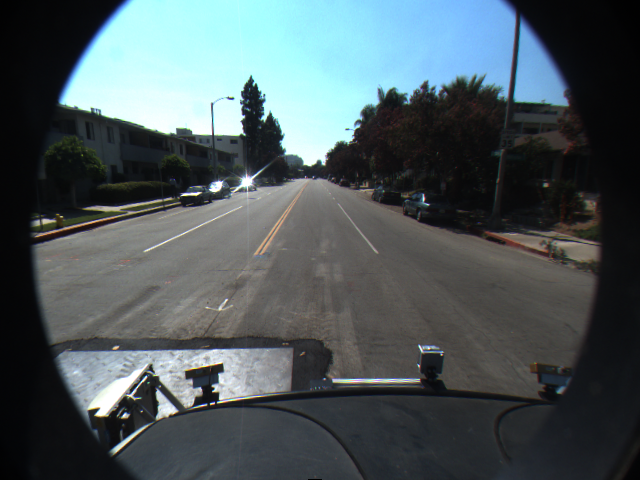
#> input picture images/lane_detection/f00000.png, 640 x 480 px
$ jupyter execute --allow-errors assignment05.ipynb   (shell and % lines are left out)
#> lines starting #> are read from the running program, lines starting #| are printed output that depends on the picture; long printed decimals are rounded
# Assignment 5

Welcome to the assignment for week 5.

## Task 5: Optical Flow

### Task 5.1: Block Matching

* Implement the block matching method as shown in the lecture
* Take two frames from the datasets "lane_detection" or "copter_flight" with variable distances in time (1, 2, x) and compute the vector flow field
* Display a subset of flow vectors on the gray-value version of the first image, by drawing a respective line. adjust the grid density such that not too many vectors overlap (**RESULT**)

[cell 1]
import matplotlib.pyplot as plt
from skimage import io, data, feature, color, filters
import numpy as np
import matplotlib.patches as patches
import cv2

# Chose other images if you like
lane1 = io.imread('images/lane_detection/f00000.png')
#> lane1 is the input picture: shape (480, 640, 3); mean R, G, B 76.8, 88.1, 91.5
lane2 = io.imread('images/lane_detection/f00001.png')
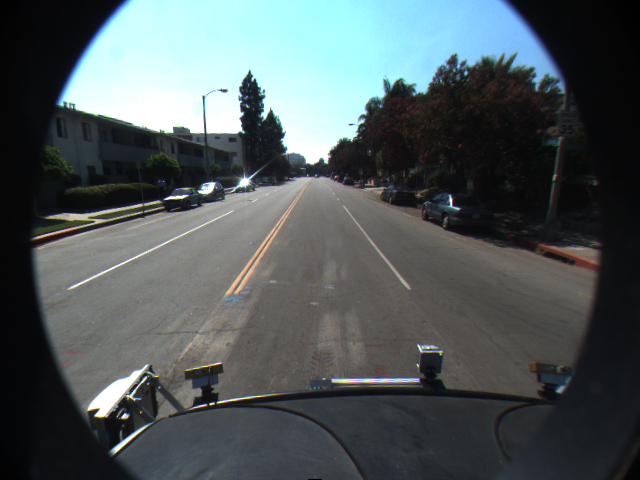
#> input picture images/lane_detection/f00001.png, 640 x 480 px
#> lane2 is the input picture: shape (480, 640, 3); mean R, G, B 79.4, 88.4, 90

#> (the rest of this cell did not finish here and is left out)

[cell 2]
def blockmatching(image1,image2,grid_dansity):
#> called with grid_dansity = 4
    image1 = color.rgb2gray(image1)
    image2 = color.rgb2gray(image2)
    window1 = image1[185:210,163:210]
    window2 = image2[185:210,163:210]
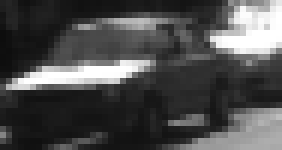
#> window2: shape (25, 47) float64 (shown 6 times larger); min 0.0546, max 1, mean 0.304
    y_block_start, y_block_end = 6, 12
    x_block_start, x_block_end = 17, 40
    block1 = window1[y_block_start:y_block_end, x_block_start:x_block_end]
    h_block, w_block = block1.shape
#> h_block = 6; w_block = 23
    y_image, x_image = window2.shape
#> y_image = 25; x_image = 47

    flow_vector = []

    for v in range (-y_block_start, y_image - y_block_start,grid_dansity):
        for u in range (-x_block_start, x_image - x_block_start,grid_dansity):
            diff = 0
            y_cand, x_cand = y_block_start + v, x_block_start + u
            if y_cand < 0 or x_cand < 0 or y_cand + h_block > y_image or x_cand + w_block > x_image:
                continue
            block_cand = window2[y_cand:(y_cand + h_block), x_cand:(x_cand + w_block)]
            for i in range (h_block):
                for j in range (w_block):
                    diff += (block1[i][j] - block_cand[i][j])
            ssd = np.square(diff)
            flow_vector.append((v,u,ssd))
#> after the loop, flow_vector = 35 items, first 6: (-6, -17, 1909.4), (-6, -13, 1449.5), (-6, -9, 1239.4), (-6, -5, 1139.7), (-6, -1, 876), (-6, 3, 245.2)
    return flow_vector,window1

[cell 3]
flow_vector,window1 = blockmatching(lane1,lane2,4)
min_flow_vector = min(flow_vector, key=lambda x: x[2])
#> min_flow_vector = (2, -9, 0.000523)

print(len(flow_vector))
#| 35
print(min_flow_vector)
#| (2, -9, 0.0005228)

plt.close()
plt.imshow(window1)
for (v,u,ssd) in flow_vector:
    plt.arrow(30,10,u,v,color = 'r', head_width = 2, head_length = 2, linewidth = 1)
#> this loop made 35 passes
#> (v, u, ssd) on passes 1 to 12: (-6, -17, 1909.4), (-6, -13, 1449.5), (-6, -9, 1239.4), (-6, -5, 1139.7), (-6, -1, 876), (-6, 3, 245.2), (-6, 7, 5.36), (-2, -17, 1443.8), (-2, -13, 1002.1), (-2, -9, 782.5), (-2, -5, 687.5), (-2, -1, 381.1)


# plot min arrow on image
# plt.arrow(30,10,min_flow_vector[1],min_flow_vector[0],color = 'r', head_width = 2, head_length = 2, linewidth = 1)
'''
for the origin image
plt.close()
plt.imshow(lane1)
for (v,u,ssd) in flow_vector:
    plt.arrow(194,185,u,v,color = 'r', head_width = 2, head_length = 2, linewidth = 1)
'''

plt.show()
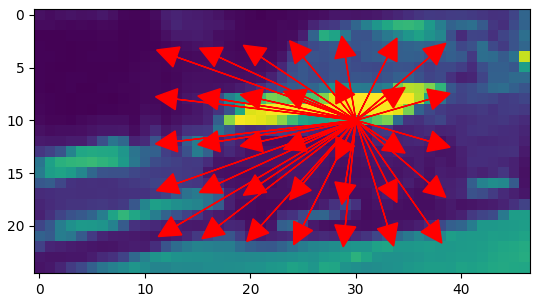
#> figure drawn by matplotlib, 1 panel

### Task 5.2: Harris Corner Detection

* Implement the Harris Corner Detector as discussed in the lecture
* Compute and Plot the Harris Corners for the the two images given at the top of this assignment (**RESULT**)

[cell 4]
def harris_corner (image):
    image_gray = color.rgb2gray(image)
    Ix, Iy = filters.sobel_h(image_gray), filters.sobel_v(image_gray)
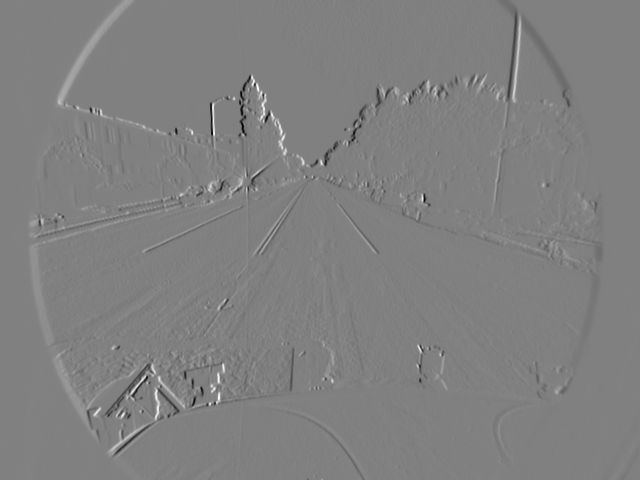
#> Iy: shape (480, 640) float64; min -0.761, max 0.748, mean 6.53e-05; drawn with min black and max white
    Ixx = filters.gaussian(np.square(Ix), sigma = 1)
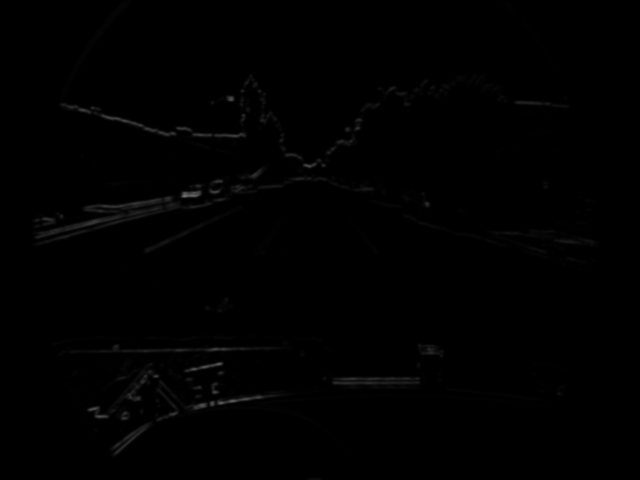
#> Ixx: shape (480, 640) float64; min 7.37e-10, max 0.443, mean 0.00418
    Iyy = filters.gaussian(np.square(Iy), sigma = 1)
    Iyx = filters.gaussian(Ix * Iy, sigma = 1)
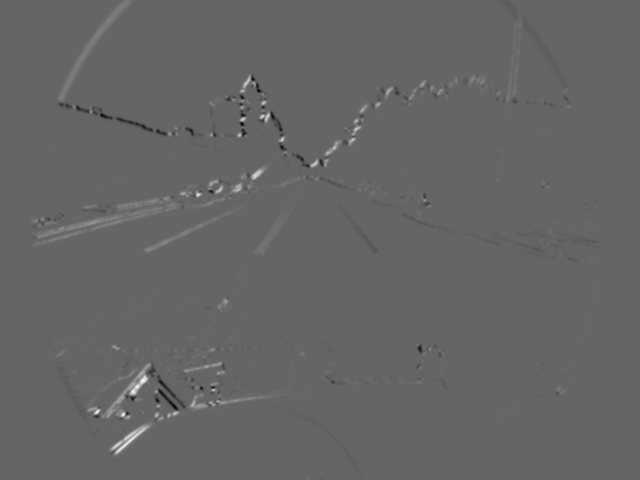
#> Iyx: shape (480, 640) float64; min -0.108, max 0.162, mean 0.000468; drawn with min black and max white

    detA = Ixx*Iyy - np.square(Iyx)
    traceA = Ixx + Iyy
    k = 0.04

    R = detA - k * np.square(traceA)
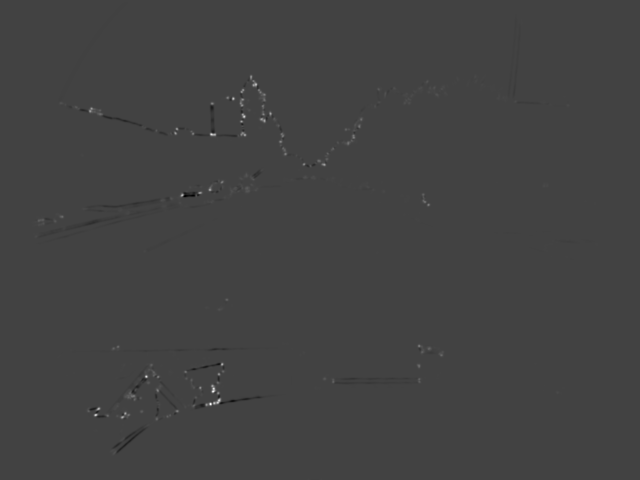
#> R: shape (480, 640) float64; min -0.00647, max 0.0183, mean 5.22e-06; drawn with min black and max white
    threshold = 0.04 * R.max()
#> threshold = 0.000733
    corners = feature.peak_local_max(R, min_distance = 5, threshold_abs = threshold)
#> corners = 104 pairs, first value 76 to 452, second value 38 to 515


    return corners


corners1 = harris_corner(lane1)
#> corners1 has the same summary as corners in harris_corner
print(corners1.shape)
#| (104, 2)
plt.close()
fig, ax = plt.subplots()
ax.imshow(lane1)
ax.plot(corners1[:, 1], corners1[:, 0], 'ro', markersize=3)
plt.show()
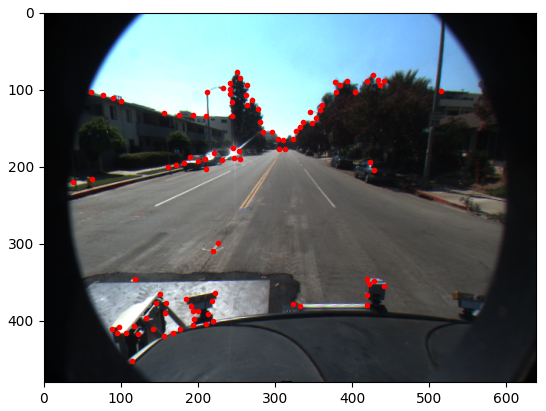
#> figure drawn by matplotlib, 1 panel

#> (a cell that did not finish here is left out)

### Task 5.3: Lucas Kanade

* For the corner images from Task 5.2, track them with Lucas Kanade (feel free to use e.g. the function "calcOpticalFlowPyrLK" in OpenCV)
* Mark the positions of your Harris Corners and draw the flow vectors found by Lucas-Kanade on the gray-value versions of the two images given in the beginning of this assignment (**RESULT**)

[cell 6]
def lucas_kanade_optical_flow(image1,image2):
    # Load two consecutive frames
    prev_frame = cv2.cvtColor(image1, cv2.COLOR_BGR2GRAY)
    next_frame = cv2.cvtColor(image2, cv2.COLOR_BGR2GRAY)

    # Step 1: Detect corners in the previous frame
    corners = cv2.goodFeaturesToTrack(prev_frame, maxCorners=100, qualityLevel=0.01, minDistance=10)
#> corners = 100 rows, first 8: [212, 391], [255, 84], [219, 400], [244, 116], [96, 414], [264, 120], [175, 133], [233, 98]
    corners = corners.astype(np.float32)


    # Step 2: Calculate Optical Flow
    lk_params = dict(winSize=(15, 15), maxLevel=2, criteria=(cv2.TERM_CRITERIA_EPS | cv2.TERM_CRITERIA_COUNT, 10, 0.03))
    next_pts, status, err = cv2.calcOpticalFlowPyrLK(prev_frame, next_frame, corners, None, **lk_params)
#> next_pts = 100 rows, first 8: [222, 384], [253.8, 79.13], [229.9, 398], [242.8, 112.9], [95.58, 414.7], [264, 117.4], [171.9, 132.1], [230.4, 90.67]; status = 100 values from 1 to 1; err = 100 values, max 167.1 at index 92, min 3.61 at index 63, mean 24.66


    # Filter valid points
    good_prev_pts = corners[status.ravel() == 1]
#> good_prev_pts has the same summary as corners
    good_next_pts = next_pts[status.ravel() == 1]
#> good_next_pts has the same summary as next_pts

    # Step 3: Visualize Optical Flow
    # Convert next_frame to color for visualization
    output = cv2.cvtColor(next_frame, cv2.COLOR_GRAY2BGR)
    for i, (prev, next) in enumerate(zip(good_prev_pts, good_next_pts)):
        x1, y1 = prev.ravel()
        x2, y2 = next.ravel()
        cv2.arrowedLine(output, (int(x1), int(y1)), (int(x2), int(y2)), color=(0, 255, 0), thickness=2, tipLength=0.3)
#> this loop made 100 passes
#> (x1, y1, x2, y2) on passes 1 to 12: (212, 391, 222, 384), (255, 84, 253.8, 79.13), (219, 400, 229.9, 398), (244, 116, 242.8, 112.9), (96, 414, 95.58, 414.7), (264, 120, 264, 117.4), (175, 133, 171.9, 132.1), (233, 98, 230.4, 90.67), (91, 108, 101.5, 112.6), (222, 364, 227.8, 361), (210, 189, 200.5, 191.1), (211, 134, 203.3, 132.3)
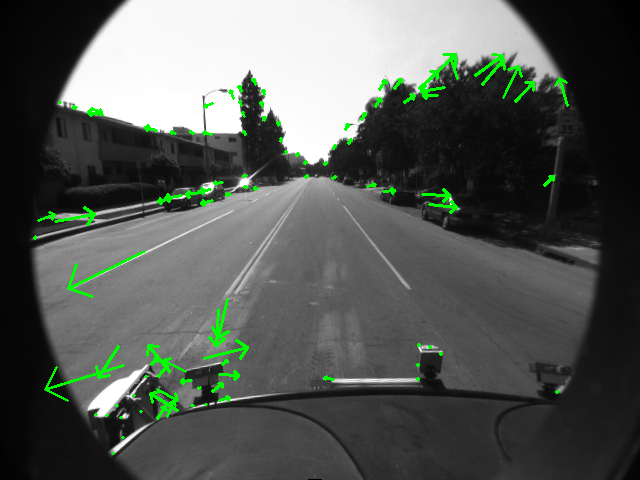
#> output: shape (480, 640, 3); mean B, G, R 85.8, 90.6, 85.8

    return output

[cell 7]
flowVector = lucas_kanade_optical_flow(lane1,lane2)
plt.close()
fig, ax = plt.subplots()
ax.plot(corners1[:, 1], corners1[:, 0], 'ro', markersize=3)
ax.imshow(flowVector)
plt.show()
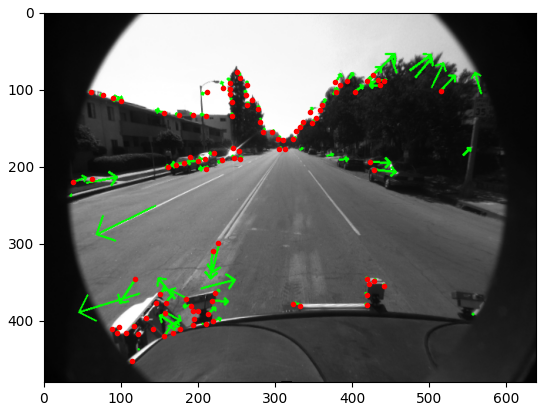
#> figure drawn by matplotlib, 1 panel
